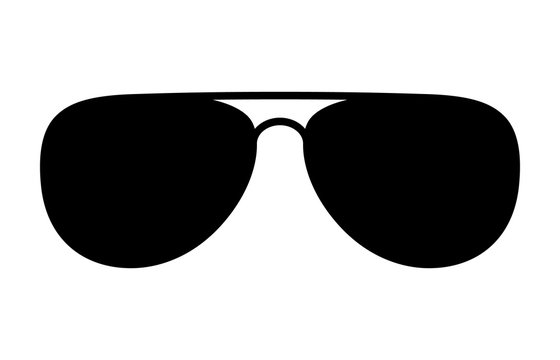
#> input picture MSE2/OpenCV/sunglass.png, 560 x 360 px
$ jupyter execute ese1.ipynb
#> lines starting #> are read from the running program, lines starting #| are printed output that depends on the picture
[cell 1]
import numpy as np
import cv2

[cell 2]
face_cascade = cv2.CascadeClassifier(
    cv2.data.haarcascades + "haarcascade_frontalface_default.xml"
)

[cell 3]
# READ IMAGE WITH ALPHA CHANNEL'
# cv2.imread_unchanged -keeps 4 channels (BGR and alpha)
# sunglasses=cv2.imread("sunglasses.jpeg", cv2.IMREAD_UNCHANGED)
sunglasses = cv2.imread("sunglass.png", cv2.IMREAD_UNCHANGED)
#> sunglasses is the input picture: shape (360, 560); min 0, max 255, mean 175.4
print(sunglasses.shape)
#| (360, 560)

[cell 4]
cap = cv2.VideoCapture(0)
while True:
    flag, frame = cap.read()
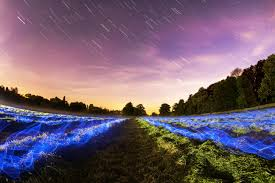
#> input picture MSE2/OpenCV/WhatsApp Image 2026-04-10 at 3.25.08 PM.jpeg, 275 x 183 px, given in place of the camera
#> frame is the input picture: shape (183, 275, 3); mean B, G, R 110.3, 93.3, 112.4

    if not flag:
        break

    gray = cv2.cvtColor(frame,cv2.COLOR_BGR2GRAY)
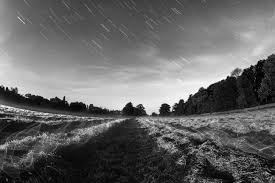
#> gray: shape (183, 275); min 0, max 251, mean 100.9
    faces = face_cascade.detectMultiScale(gray,1.3)
#> faces = ()

    for x,y,w,h in faces:
        # Resize sunglasses according to face
        overlay_width = w             # width = face width
        overlay_height = int(h*0.4)   # height = ~40% of face height

        resized_sunglasses = cv2.resize(sunglasses,(overlay_width,overlay_height))
        y_offset = y+h//4 # roughly eye region
        x_offset = x

        #Handle Transparency(Alpha Blending)
        # Split jpg into color (BGR)
        overlay_img = cv2.cvtColor(resized_sunglasses,cv2.COLOR_GRAY2BGR)

        # Create mask from grayscale image
        gray_glass = resized_sunglasses
        _, mask = cv2.threshold(gray_glass,240,255,cv2.THRESH_BINARY_INV)

        # Create inverse mask
        mask_inv = cv2.bitwise_not(mask)

        #Define ROI- Region Of Interest on frame
        # This is where we will place the sunglasses
        roi = frame[y_offset:y_offset+overlay_height,x_offset:x_offset+overlay_width]

        # Extract background from ROI
        bg = cv2.bitwise_and(roi,roi,mask = mask_inv)

        #Extract foreground
        fg = cv2.bitwise_and(overlay_img,overlay_img,mask= mask)

        combined = cv2.add(bg,fg)
        frame[y_offset: y_offset + overlay_height, x_offset: x_offset + overlay_width] = combined

        cv2.rectangle(frame,(x,y),(x+w,y+h),(0,225,0),2)
#> this loop made 0 passes

    cv2.imshow("sunglasses",frame)
    key = cv2.waitKey(1) & 0xFF
#> (key Esc is pressed here)
    if key==27:
        break

cap.release()
cv2.destroyAllWindows()
